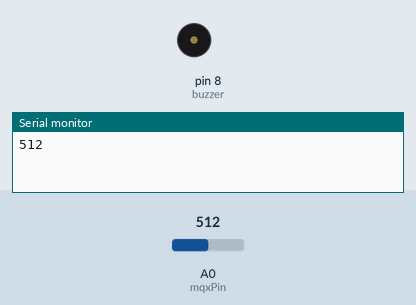
A sketch run on a simulated Arduino Uno, built with avr-gcc and run on an emulated ATmega328P. Parts: buzzer (waves = sounding), the last lines printed to the serial monitor. The test bench sets the inputs (shaded band); at power-on: A0 (mqxPin) = 512.

Above: at 2.0 s.
2.1 s: A0 (mqxPin) set to 201
3.7 s: A0 (mqxPin) set to 176
At 4.2 s:
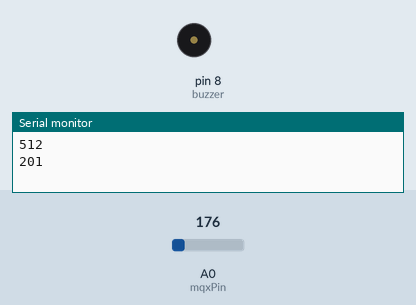
5.3 s: A0 (mqxPin) set to 200
At 6.1 s:
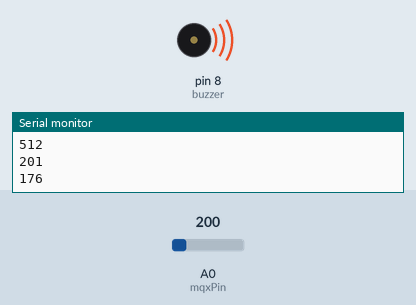
9.6 s: A0 (mqxPin) set to 180
At 10.6 s:
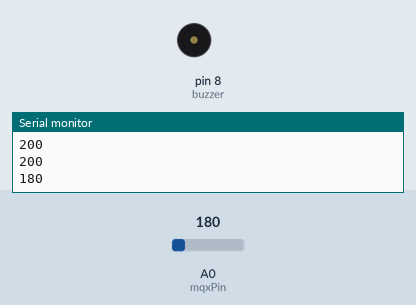
Timing chart, 0 to 12.2 s (numbered marks = the images above; inputs shaded):
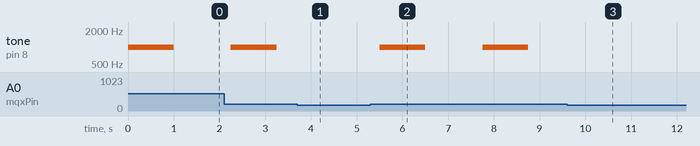

Measured:
- the behaviour switches between 191 and 190 on A0 (mqxPin) (found by bisection; images 0 and 1)
- after the input at 3.7 s, tone on pin 8 (buzzer): stays silent (without the input it goes to 1000 Hz after 0.80 s)
- after the input at 5.3 s, tone on pin 8 (buzzer): alternates 1000 Hz for 1.0 s and silent for 1.3 s, starting after 0.20 s
- after the input at 9.6 s, tone on pin 8 (buzzer): stays silent (without the input it goes to 1000 Hz after 0.40 s)

The sketch:

capteur_de_gaz_buzzer.ino
```cpp
const int mqxPin = A0;  // La sortie analogique du détecteur MQx est reliée au Pin analogique A0 de l'Arduino
const int buzzer = 8;

void setup()
{
    Serial.begin(9600); // Initialise le port série à 9600 bps //
      pinMode(buzzer, OUTPUT);

}

void loop()
{

    if(analogRead(mqxPin) > 190){
        tone(buzzer, 1000);
        delay(1000);
        noTone(buzzer);
        delay(250);
    }
    else{

    noTone(buzzer);

      }

    Serial.println(analogRead(mqxPin));
    delay(1000);
}
```
